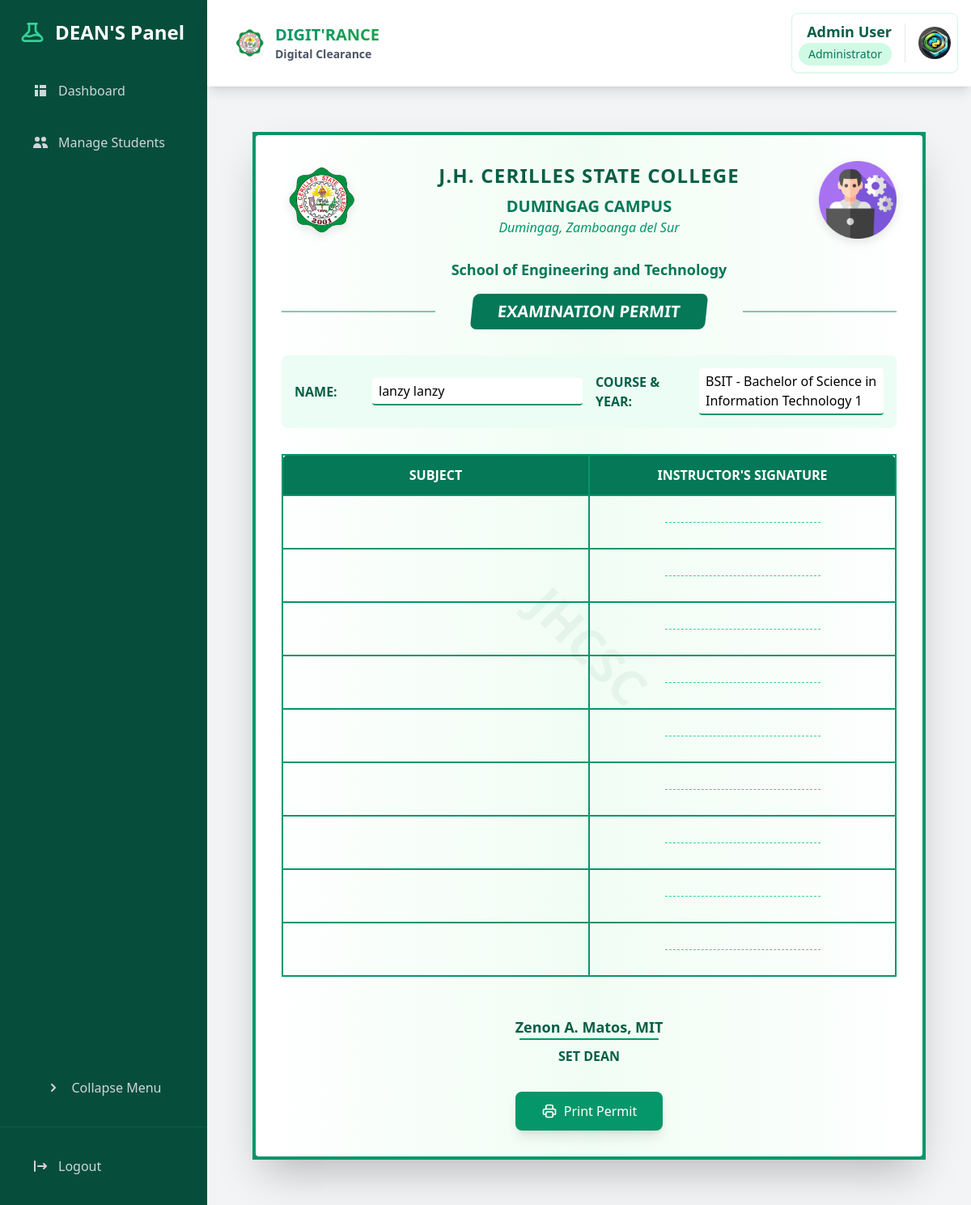
The app's page /program-chair/print-permit/4/ (signed in) with its own data.
### core/models.py (models this page shows, shortened)
class Student(models.Model):
    student_id = models.CharField(max_length=20, unique=True)
    user = models.OneToOneField(User, on_delete=models.CASCADE)
    course = models.ForeignKey(Course, on_delete=models.PROTECT)
    year_level = models.IntegerField()
    is_boarder = models.BooleanField(default=False)
    created_at = models.DateTimeField(auto_now_add=True)
    program_chair = models.ForeignKey(ProgramChair, on_delete=models.SET_NULL, null=True, blank=True, related_name="students")
    dormitory_owner = models.ForeignKey(Staff, on_delete=models.SET_NULL, null=True, blank=True, related_name="students_dorm", limit_choices_to={'is_dormitory_owner': True})
    is_approved = models.BooleanField(default=False)
    approval_date = models.DateTimeField(null=True, blank=True)
    approval_admin = models.ForeignKey(User, on_delete=models.SET_NULL, null=True, blank=True, related_name='approved_students')
    profile_picture = models.ImageField(
        upload_to='student_profiles/',
        null=True,
        blank=True
    )
    @property
    def full_name(self):
        return self.user.get_full_name()

class ProgramChair(models.Model):
    user = models.OneToOneField(User, on_delete=models.CASCADE)
    dean = models.ForeignKey(Dean, on_delete=models.SET_NULL, null=True, blank=True)
    profile_picture = models.ImageField(
        upload_to='program_chair_profiles/',
        null=True,
        blank=True
    )

class Dean(models.Model):
    name = models.CharField(max_length=100, unique=True)
    logo = models.ImageField(upload_to='dean_logos/', blank=True, null=True)
    description = models.TextField(blank=True, null=True)
    created_at = models.DateTimeField(auto_now_add=True)

class Course(models.Model):
    code = models.CharField(max_length=10, unique=True)  # e.g., BSIT, BPED
    name = models.CharField(max_length=100)  # e.g., Bachelor of Science in Information Technology
    dean = models.ForeignKey(Dean, on_delete=models.CASCADE, related_name='courses')
    is_active = models.BooleanField(default=True)  # To mark if course is currently offered
    created_at = models.DateTimeField(auto_now_add=True)
    updated_at = models.DateTimeField(auto_now=True)
    class Meta:
        ordering = ['code']
    def __str__(self):
        return f"{self.code} - {self.name}"

### core/views.py (the view)
# urls.py: path('program-chair/print-permit/<int:student_id>/', views.print_permit, name='print_permit'),
@login_required
def print_permit(request, student_id):
    student = get_object_or_404(Student, id=student_id)
    context = {
        'student': student,
        'logo_url': 'images/logo.png',  # Adjust path as needed
    }
    return render(request, 'core/print_permit.html', context)

### core/models.py (called while the page is built)
    def get_profile_picture_url(self):
        if self.profile_picture and hasattr(self.profile_picture, 'url'):
            return self.profile_picture.url
        return static('img/default-profile.png')

### templates/core/print_permit.html (shortened to what this page needs)
{% extends "base.html" %}
{% load static %}
{% block sidebar %}
{% include "components/program_chair_sidenav.html" %}
{% endblock %}
{% block content %}
<div id="print-section" class="max-w-4xl mx-auto p-8">
    <div class="border-4 border-emerald-600 p-8 bg-white shadow-2xl relative" style="background: linear-gradient(to right, #ffffff, #f0fdf4, #ffffff);">
        <div class="absolute bottom-0 left-0 w-20 h-20 border-l-4 border-b-4 border-emerald-600 -m-1 rounded-bl-lg"></div>
        <div class="absolute bottom-0 right-0 w-20 h-20 border-r-4 border-b-4 border-emerald-600 -m-1 rounded-br-lg"></div>
        <div class="text-center mb-8 relative">
            <div class="flex justify-between items-center mb-6">
                <div class="w-24 h-24">
                    <img src="{% static 'img/permit_logo.png' %}" alt="JHCSC Logo"
                         class="w-full h-full object-contain transform hover:scale-105 transition-transform duration-300"
                         style="filter: drop-shadow(0 4px 6px rgba(0, 0, 0, 0.1));">
                </div>
                <div class="flex-1 px-4">
                    <h1 class="text-2xl font-bold text-emerald-800 tracking-wider">J.H. CERILLES STATE COLLEGE</h1>
                    <h2 class="text-xl font-semibold text-emerald-700 mt-2">DUMINGAG CAMPUS</h2>
                    <p class="text-emerald-600 italic">Dumingag, Zamboanga del Sur</p>
                </div>
                <div class="w-24 h-24">
                    {% if student.program_chair.dean.logo %}
                        <img src="{{ student.program_chair.dean.logo.url }}"
                             alt="{{ student.program_chair.dean.name }} Logo"
                             class="w-full h-full object-contain transform hover:scale-105 transition-transform duration-300"
                             style="filter: drop-shadow(0 4px 6px rgba(0, 0, 0, 0.1));">
                    {% else %}
                        <div class="w-full h-full flex items-center justify-center bg-emerald-50 rounded-full">
                            <span class="text-2xl font-bold text-emerald-600">
                                {{ student.program_chair.dean.name|slice:":2"|upper }}
                            </span>
                        </div>
                    {% endif %}
                </div>
            </div>
            <div class="mt-6">
                <h3 class="text-lg font-bold text-emerald-700">School of Engineering and Technology</h3>
                <div class="relative mt-4">
                    <div class="absolute w-1/4 h-px bg-emerald-600 left-0 top-1/2 transform -translate-y-1/2"></div>
                    <div class="absolute w-1/4 h-px bg-emerald-600 right-0 top-1/2 transform -translate-y-1/2"></div>
                    <h4 class="text-xl font-bold inline-block bg-emerald-700 text-white py-2 px-8 rounded-lg transform -skew-x-6">
                        EXAMINATION PERMIT
                    </h4>
                </div>
            </div>
        </div>
        <div class="mb-8 space-y-4 bg-emerald-50 p-4 rounded-lg">
            <div class="grid grid-cols-2 gap-4">
                <div class="flex items-center">
                    <span class="font-bold text-emerald-800 w-24">NAME:</span>
                    <span class="flex-1 border-b-2 border-emerald-600 px-2 py-1 bg-white rounded">{{ student.full_name }}</span>
                </div>
                <div class="flex items-center">
                    <span class="font-bold text-emerald-800 w-32">COURSE & YEAR:</span>
                    <span class="flex-1 border-b-2 border-emerald-600 px-2 py-1 bg-white rounded">{{ student.course }} {{ student.year_level }}</span>
                </div>
            </div>
        </div>
        <div class="mt-8">
            <table class="w-full border-collapse">
                <thead>
                    <tr class="bg-emerald-700 text-white">
                        <th class="border-2 border-emerald-600 p-3 w-1/2 rounded-tl-lg">SUBJECT</th>
                        <th class="border-2 border-emerald-600 p-3 w-1/2 rounded-tr-lg">INSTRUCTOR'S SIGNATURE</th>
                    </tr>
                </thead>
                <tbody>
                    {% for i in "123456789"|make_list %}
                    <tr class="hover:bg-emerald-50">
                        <td class="border-2 border-emerald-600 p-4 text-emerald-800">
                            <div class="h-8 flex items-center px-2"></div>
                        </td>
                        <td class="border-2 border-emerald-600 p-4">
                            <div class="h-8 flex items-center justify-center">
                                <div class="w-48 border-b border-emerald-400 border-dashed"></div>
                            </div>
                        </td>
                    </tr>
                    {% endfor %}
                </tbody>
            </table>
        </div>
        <div class="mt-12 text-center">
            <p class="text-lg font-bold text-emerald-800">
                {{ student.program_chair.user.get_full_name }}
            </p>
            <div class="border-t-2 border-emerald-600 pt-2 inline-block px-12">
                <p class="font-semibold text-emerald-800">SET DEAN</p>
            </div>
        </div>
        <div class="absolute inset-0 flex items-center justify-center opacity-5 pointer-events-none">
            <span class="text-6xl font-bold text-emerald-800 rotate-45">JHCSC</span>
        </div>
        <div class="mt-8 text-center print:hidden">
            <button onclick="window.print()"
                    class="bg-emerald-600 text-white px-8 py-3 rounded-lg hover:bg-emerald-700 transition-colors duration-200 shadow-lg">
                <span class="flex items-center justify-center">
                    Print Permit
                </span>
            </button>
        </div>
    </div>
</div>
{% endblock %}

### templates/components/navbar.html (shortened to what this page needs)
{% load static %}
<header class="bg-white shadow-lg p-4 flex justify-between items-center border-b border-gray-100 sticky top-0 z-50">
    <div class="flex items-center">
        <h1 class="text-xl font-bold flex items-center ml-4 text-gray-800">
            <a href="{% url 'home' %}" class="flex items-center group">
                <img src="{% static 'img/permit_logo.png' %}" alt="JHCSC Logo" class="h-10 w-10 mr-3 rounded-full shadow-sm">
                <div class="flex flex-col">
                    <span class="text-gradient bg-clip-text text-transparent bg-gradient-to-r from-emerald-600 to-green-600 group-hover:from-emerald-700 group-hover:to-green-700 transition-all">
                    </span>
                    <span class="text-sm text-gray-600">Digital Clearance</span>
                </div>
            </a>
        </h1>    </div>
    <div class="flex items-center">
        {% if user.is_authenticated %}
            <div class="bg-white rounded-lg shadow-sm border border-emerald-100 hover:shadow-md transition-all duration-200">
                <div class="flex items-center space-x-4 p-2">
                    <div class="flex flex-col items-end">
                        <span class="font-semibold text-lg text-emerald-800">
                            {% if user.programchair %}
                                {{ user.get_full_name }}
                            {% elif user.student %}
                                {{ user.student.full_name }}
                            {% elif user.staff %}
                                {{ user.get_full_name }}
                            {% else %}
                                {{ user.get_full_name }}
                            {% endif %}
                        </span>
                        <span class="text-sm px-3 py-1 bg-emerald-100 text-emerald-700 rounded-full font-medium">
                            {% if user.programchair %}
                                Program Chair
                            {% elif user.student %}
                                Student
                            {% elif user.staff %}
                                {{ user.staff.office.name }} Staff
                            {% elif user.is_superuser %}
                                Administrator
                            {% endif %}
                        </span>
                    </div>
                    <div class="relative group">
                        {% if user.student %}
                            <img src="{{ user.student.get_profile_picture_url }}"
                                 alt="Profile"
                                 class="w-10 h-10 rounded-full object-cover">
                        {% elif user.programchair %}
                            <img src="{{ user.programchair.get_profile_picture_url }}"
                                 alt="Profile"
                                 class="w-10 h-10 rounded-full object-cover">
                        {% elif user.staff %}
                            <img src="{{ user.staff.get_profile_picture_url }}"
                                 alt="Profile"
                                 class="w-10 h-10 rounded-full object-cover">
                        {% elif user.is_superuser %}
                            {% if user.userprofile %}
                                <img src="{{ user.userprofile.get_profile_picture_url }}"
                                     alt="Profile"
                                     class="w-10 h-10 rounded-full object-cover">
                            {% else %}
                                <img src="{% static 'img/default-profile.png' %}"
                                     alt="Profile"
                                     class="w-10 h-10 rounded-full object-cover">
                            {% endif %}
                        {% endif %}
                    </div>
                </div>
            </div>
        {% endif %}
    </div>
</header>

### templates/components/navbar.html (style rules this page uses)
.text-gradient { background-size: 100%; -webkit-background-clip: text; -moz-background-clip: text; -webkit-text-fill-color: transparent; -moz-text-fill-color: transparent; }

### records on screen
Student: program_chair.dean.logo (picture), full_name "lanzy lanzy", course "BSIT - Bachelor of Science in Information Technology", year_level "1", program_chair.user.get_full_name "Zenon A. Matos, MIT"

### other values on screen
{{ user.get_full_name }} "Admin User"
